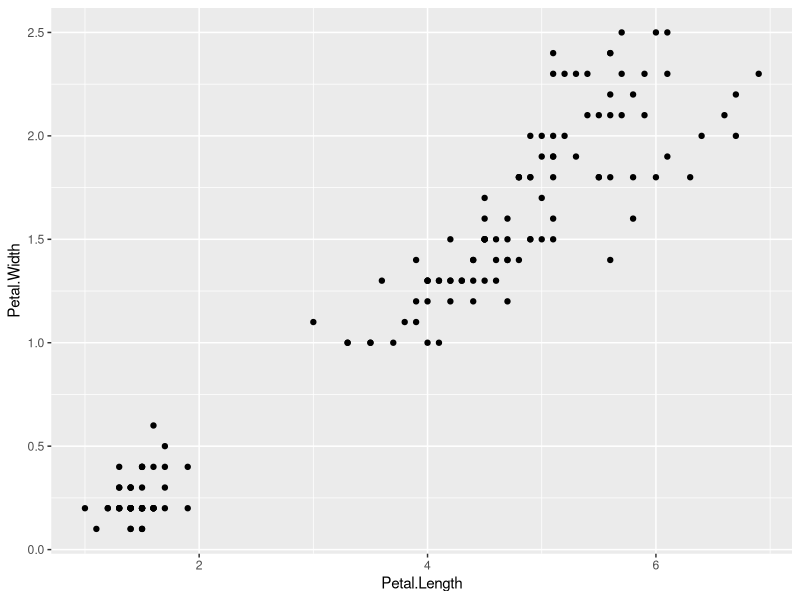
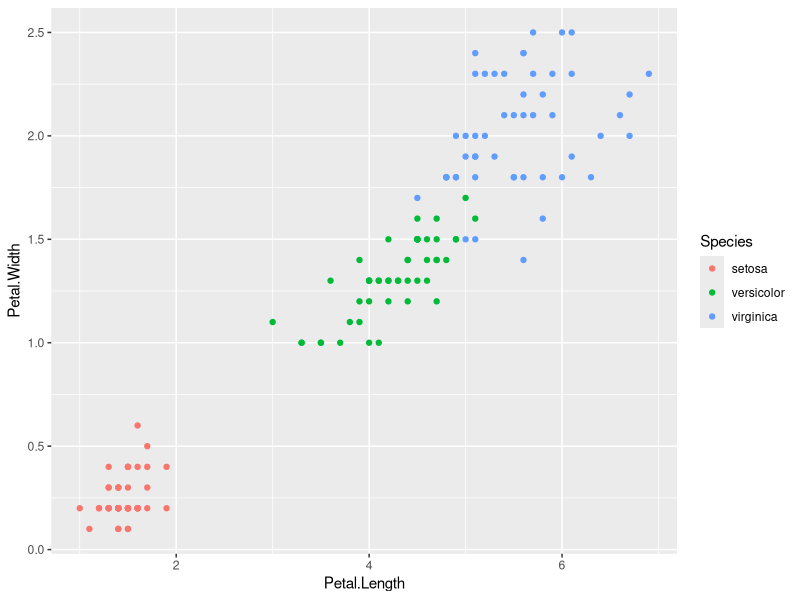

These charts were generated, in order, by the following R code: (Note: this script raises an error after producing the figures.)
# load Iris datset from R package: datasets

data(iris)
str(iris)

#plotting

library(ggplot2)

qplot(Petal.Length, Petal.Width, data = iris)  # cant differentiate btw the species

qplot(Petal.Length, Petal.Width, data = iris, color = Species)  # uses color to differentiate


# split data to train and test set

#library(caTools)

#set.seed(123)

#split = sample.split(iris$Species, 0.75)

#training_set = subset(iris, split == T)
#test_set = subset(iris, split == F)


# Fit model

####### Radial #######

library(e1071)

classifier = svm(Species ~ . , data = iris)

classifier  # default radial

# summary(iris)   gives similar output as 'classifier'

plot(classifier, data = iris)  # error, since cant plot more than 2 dimensions

plot(classifier, data = iris, 
     Petal.Width ~ Petal.Length) # get all as setosa, dim issues

plot(classifier, data = iris, 
     Petal.Width ~ Petal.Length,
     slice = list(Sepal.Length = 4, Sepal.Width = 3)) #fix lenght to 4 and width to 3, to see different species
# all x's are support vectors, total is 51 (but is see only 42)


#Predictions

pred = predict(classifier, newdata = iris)

cm = table(iris$Species, pred)

cm


# Mis-classification rate

1 - sum(diag(cm))/ sum(cm)  # get 0.0267



###### Linear  ######


classifier = svm(Species ~ . , data = iris,
                 kernel = "linear")

classifier  

# summary(iris)   gives similar output as 'classifier'

plot(classifier, data = iris)  # error, since cant plot more than 2 dimensions

plot(classifier, data = iris, 
     Petal.Width ~ Petal.Length) # get all as setosa, dim issues

plot(classifier, data = iris, 
     Petal.Width ~ Petal.Length,
     slice = list(Sepal.Length = 4, Sepal.Width = 3)) #fix lenght to 4 and width to 3, to see different species
# all x's are support vectors, total is 51 (but is see only 42)


#Predictions

pred = predict(classifier, newdata = iris)

cm = table(iris$Species, pred)

cm


# Mis-classification rate

1 - sum(diag(cm))/ sum(cm)  # get 0.0333 for linear


###### Polynomial  ######


classifier = svm(Species ~ . , data = iris,
                 kernel = "polynomial") #default degree is 3

classifier  

# summary(iris)   gives similar output as 'classifier'

plot(classifier, data = iris)  # error, since cant plot more than 2 dimensions

plot(classifier, data = iris, 
     Petal.Width ~ Petal.Length) # get all as setosa, dim issues

plot(classifier, data = iris, 
     Petal.Width ~ Petal.Length,
     slice = list(Sepal.Length = 4, Sepal.Width = 3)) #fix lenght to 4 and width to 3, to see different species
# all x's are support vectors, total is 51 (but is see only 42)

#Predictions

pred = predict(classifier, newdata = iris)

cm = table(iris$Species, pred)

cm


# Mis-classification rate

1 - sum(diag(cm))/ sum(cm)  # get 0.04667 for polynomial with degree 3



classifier = svm(Species ~ . , data = iris,
                 degree = 4,
                 kernel = "polynomial") 

#Predictions

pred = predict(classifier, newdata = iris)

cm = table(iris$Species, pred)

cm


# Mis-classification rate

1 - sum(diag(cm))/ sum(cm)  # get 0.1533 for polynomial with degree 4



classifier = svm(Species ~ . , data = iris,
                 degree = 2,
                 kernel = "polynomial") 

#Predictions

pred = predict(classifier, newdata = iris)

cm = table(iris$Species, pred)

cm


# Mis-classification rate

1 - sum(diag(cm))/ sum(cm)  # get 0.12 for polynomial with degree 2




###### Sigmoid ######


classifier = svm(Species ~ . , data = iris,
                 kernel = "sigmoid")

classifier  

# summary(iris)   gives similar output as 'classifier'

plot(classifier, data = iris)  # error, since cant plot more than 2 dimensions

plot(classifier, data = iris, 
     Petal.Width ~ Petal.Length) # get all as setosa, dim issues

plot(classifier, data = iris, 
     Petal.Width ~ Petal.Length,
     slice = list(Sepal.Length = 4, Sepal.Width = 3)) #fix lenght to 4 and width to 3, to see different species
# all x's are support vectors, total is 51 (but is see only 42)


#Predictions

pred = predict(classifier, newdata = iris)

cm = table(iris$Species, pred)

cm


# Mis-classification rate

1 - sum(diag(cm))/ sum(cm)  # get 0.11333 for sigmoid

######### Therefore: (RBF Kernel) Radial is best as it has least misclassification rate 



####### Tuning #####

tune = tune(svm, Species ~ ., data = iris,
            ranges = list(gamma = seq(0,1,0.1), cost = (2^(2:9))))

tune

#plot tuned model

plot(tune)

summary(tune)  # gives all combinations of cost and gamma models, total: 11*8=88

attributes(tune)


#Best Model

mymodel = tune$best.model  # our new model

summary(mymodel)


#Predictions

pred = predict(mymodel, data = iris)

# CM

cm = table(iris$Species, pred)

cm


# Mis-classification rate

1 - sum(diag(cm))/ sum(cm) # note the reduction in mis-classification, now 0.01333


# tune$best.model$fitted

set.seed(123)
tune = tune(svm, Species ~ ., data = iris,
            ranges = list(epsilon = seq(0,1,0.1), cost = (2^(2:9))))

tune

#plot tuned model

plot(tune) # more dark, less error

summary(tune)  # gives all combinations of cost and gamma models, total: 8*11=88

attributes(tune)


#Best Model

mymodel = tune$best.model  # our new model

summary(mymodel)


#Predictions

pred = predict(mymodel, data = iris)

# CM

cm = table(iris$Species, pred)

cm


# Mis-classification rate

1 - sum(diag(cm))/ sum(cm)  # mis-classification is 0.01333
